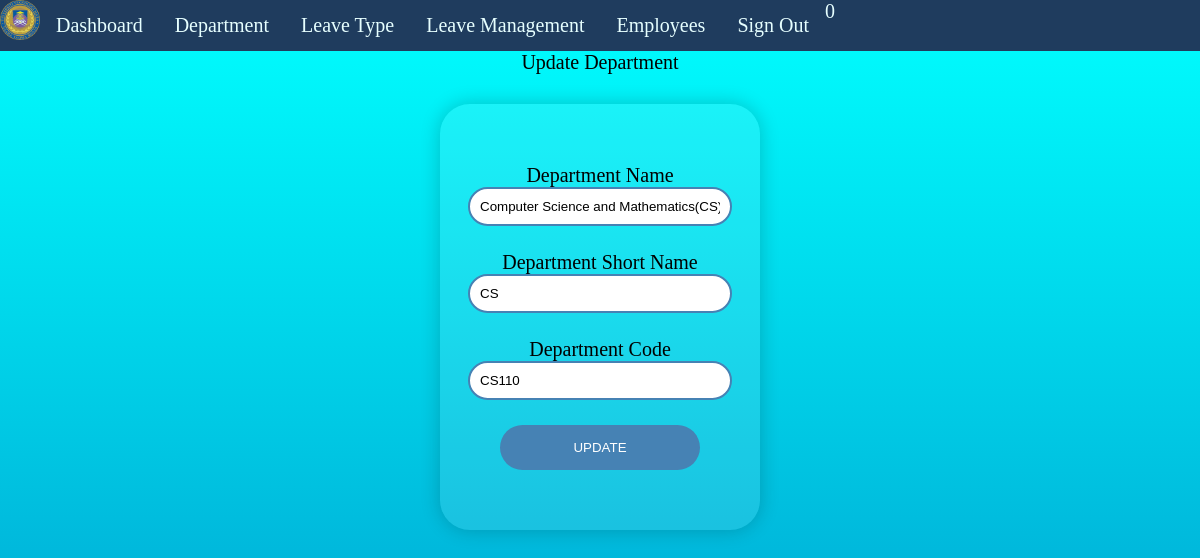
Screenshot of /admin/editdepartment.php?deptid=5 (signed in) with the database file from the repository.
### tables this page shows
CREATE TABLE `tbldepartments` (
  `id` int(11) NOT NULL,
  `DepartmentName` varchar(150) DEFAULT NULL,
  `DepartmentShortName` varchar(100) NOT NULL,
  `DepartmentCode` varchar(50) DEFAULT NULL,
  `CreationDate` timestamp NULL DEFAULT CURRENT_TIMESTAMP
);

### admin/editdepartment.php (the view, shortened to what this page needs)
<?php
    include('includes/config.php');
    if(strlen($_SESSION['alogin'])==0)
    {
        header('location:index.php');
    }
    else{
    ?>
<!DOCTYPE html>
<html lang="en">
    <head>
    </head>
    <body>
        <?php include('includes/sidebar.php');?>
            <main class="mn-inner">
                        <div class="title" >Update Department</div>
                    <div class="row">
                        <form class="cols12" name="chngpwd" method="post">
                            <?php
                            $did=intval($_GET['deptid']);
                            $sql = "SELECT * from tbldepartments WHERE id=:did";
                            $query = $dbh -> prepare($sql);
                            $query->bindParam(':did',$did,PDO::PARAM_STR);
                            $query->execute();
                            $results=$query->fetchAll(PDO::FETCH_OBJ);
                            if($query->rowCount() > 0)
                            {
                                foreach($results as $result)
                                { ?>
                                    <div class="col-form">
										<label for="deptname">Department Name</label>
                                        <input id="departmentname" type="text" name="departmentname" value="<?php echo htmlentities($result->DepartmentName);?>">
                                    </div>
                                    <div class="col-form">
										<label for="deptshortname">Department Short Name</label>
                                        <input id="departmentshortname" type="text" value="<?php echo htmlentities($result->DepartmentShortName);?>" name="departmentshortname">
                                    </div>
                                    <div class="col-form">
										<label for="password">Department Code</label>
                                        <input id="deptcode" type="text" name="deptcode" value="<?php echo htmlentities($result->DepartmentCode);?>">
                                    </div>
                                    <?php
                                }
                            } ?>
                            <div class="input-field col s12">
                                <button type="submit" name="update">UPDATE</button>
                            </div>
                        </form>
                    </div>
            </main>
    </body>
</html>
<?php } ?>

### admin/editdepartment.php (style rules this page uses)
form { position:center; box-sizing:border-box; padding:60px 40px; transition: 0.5s; background: rgba(255,255,255,0.1); box-shadow: 0 0 20px rgba(0,0,0,0.2); border-radius: 30px; }
form { text-align: center; margin: 30px auto; width: 320px; }
input { padding: 10px; margin-left:-5%; }
input[type=text], input[type=email], input[type=tel], input[type=password], input[type=date] { display: block; margin-bottom: 25px; width: 100%; border:2px solid steelblue; border-radius: 30px; }
.title { text-align:center; font-size:20px; }
button { width: 200px; height: 45px; border:none; background:steelblue; color: white; border-radius: 30px; }
body { background: linear-gradient(to bottom, #00ffff 0%, #0099cc 100%); background-size: cover; background-attachment: fixed; font-size: 20px; }

### admin/includes/sidebar.php (style rules this page uses)
* { margin: 0; padding: 0; }

### rows the page displays
tbldepartments: departmentname "Computer Science and Mathematics(CS)", departmentshortname "CS", deptcode "CS110"

### other values shown
$unreadcount "0"
